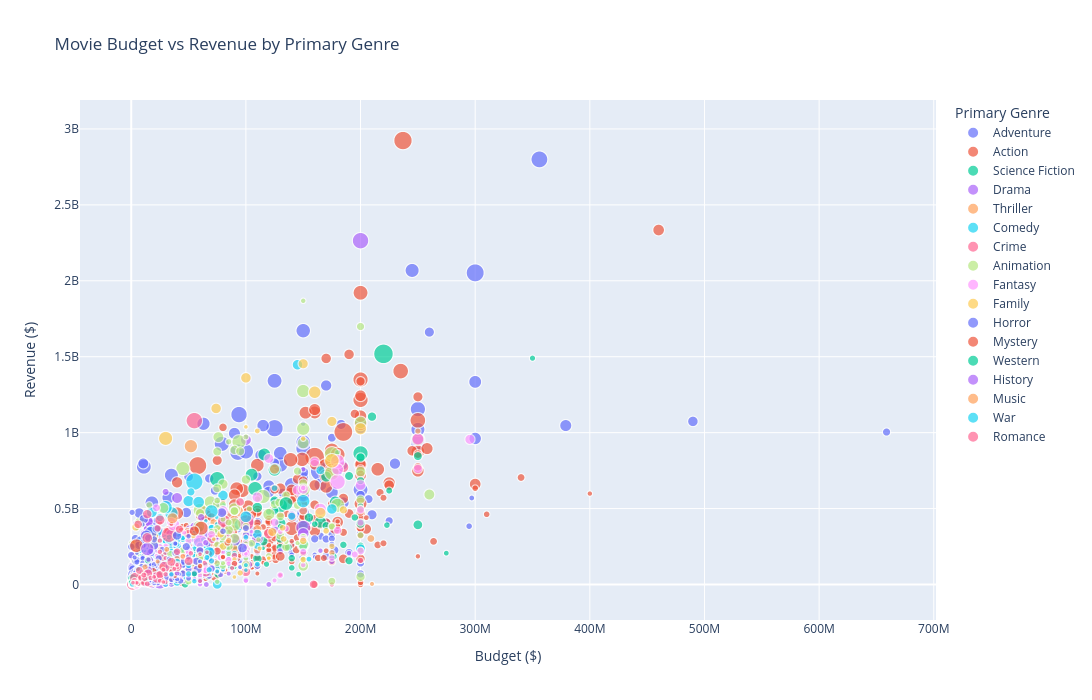

This figure's notebook cell:
### Markdown cell above
## 13: Budget vs Revenue by Genre

**Objective:** To examine how budget and revenue vary across different primary genres.

**Chart:** Multivariate scatter plot.

### Code cell
# Identify each movie's primary genre
primary_genres = movie_genres_df.drop_duplicates(
    subset="movie_id",
    keep="first"
)

# Merge genre names and movie details
genre_financial_data = (
    original_movies_df.merge(
        primary_genres,
        on="movie_id",
        how="inner"
    )
    .merge(
        genres_df,
        on="genre_id",
        how="left"
    )
)

# Keep valid financial values
genre_financial_data = genre_financial_data[
    (genre_financial_data["budget"] > 0) &
    (genre_financial_data["revenue"] > 0) &
    (genre_financial_data["vote_count"] > 0)
]

# Interactive scatter plot
fig = px.scatter(
    genre_financial_data,
    x="budget",
    y="revenue",
    color="genre_name",
    size="vote_count",
    hover_name="title",
    title="Movie Budget vs Revenue by Primary Genre",
    labels={
        "budget": "Budget ($)",
        "revenue": "Revenue ($)",
        "genre_name": "Primary Genre",
        "vote_count": "Vote Count"
    },
    opacity=0.7
)

fig.update_layout(
    width=1100,
    height=700
)

fig.show()
